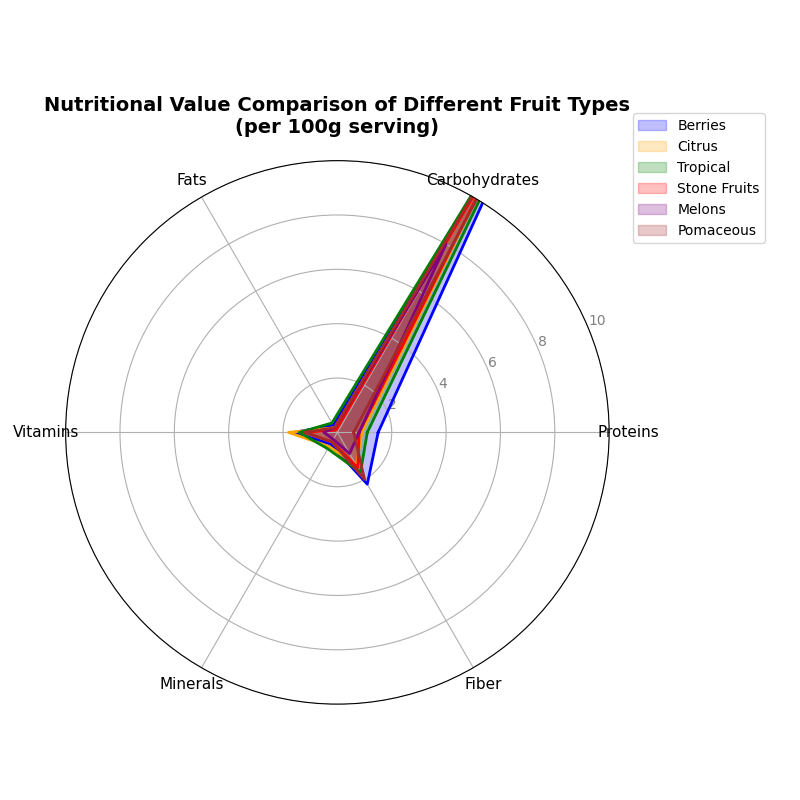

This figure's Python source:
import matplotlib.pyplot as plt
import numpy as np
from math import pi

categories = ['Proteins', 'Carbohydrates', 'Fats', 'Vitamins', 'Minerals', 'Fiber']

berries = [1.5, 14.2, 0.3, 1.6, 0.5, 2.2]
citrus = [0.9, 11.8, 0.2, 1.8, 0.6, 1.4]
tropical = [1.1, 13.5, 0.4, 1.4, 0.7, 1.7]
stone_fruits = [0.8, 12.0, 0.1, 1.2, 0.4, 1.5]
melons = [0.8, 8.0, 0.2, 0.5, 0.3, 0.9]
pomaceous = [0.6, 13.8, 0.2, 1.2, 0.4, 2.0]

N = len(categories)
angles = np.linspace(0, 2 * pi, N, endpoint=False).tolist()
angles += angles[:1]

berries += berries[:1]
citrus += citrus[:1]
tropical += tropical[:1]
stone_fruits += stone_fruits[:1]
melons += melons[:1]
pomaceous += pomaceous[:1]

fig, ax = plt.subplots(figsize=(8, 8), subplot_kw=dict(polar=True))

ax.fill(angles, berries, color='blue', alpha=0.25, label='Berries')
ax.plot(angles, berries, color='blue', linewidth=2)

ax.fill(angles, citrus, color='orange', alpha=0.25, label='Citrus')
ax.plot(angles, citrus, color='orange', linewidth=2)

ax.fill(angles, tropical, color='green', alpha=0.25, label='Tropical')
ax.plot(angles, tropical, color='green', linewidth=2)

ax.fill(angles, stone_fruits, color='red', alpha=0.25, label='Stone Fruits')
ax.plot(angles, stone_fruits, color='red', linewidth=2)

ax.fill(angles, melons, color='purple', alpha=0.25, label='Melons')
ax.plot(angles, melons, color='purple', linewidth=2)

ax.fill(angles, pomaceous, color='brown', alpha=0.25, label='Pomaceous')
ax.plot(angles, pomaceous, color='brown', linewidth=2)

ax.set_yticks([2, 4, 6, 8, 10])
ax.set_yticklabels(["2", "4", "6", "8", "10"], color="grey", size=10)
ax.set_xticks(angles[:-1])
ax.set_xticklabels(categories, fontsize=11)
ax.set_ylim(0, 10)

ax.set_title('Nutritional Value Comparison of Different Fruit Types\n(per 100g serving)', 
             fontsize=14, fontweight='bold', pad=20)
ax.legend(loc='upper right', bbox_to_anchor=(1.3, 1.1))

plt.tight_layout()
plt.show()
